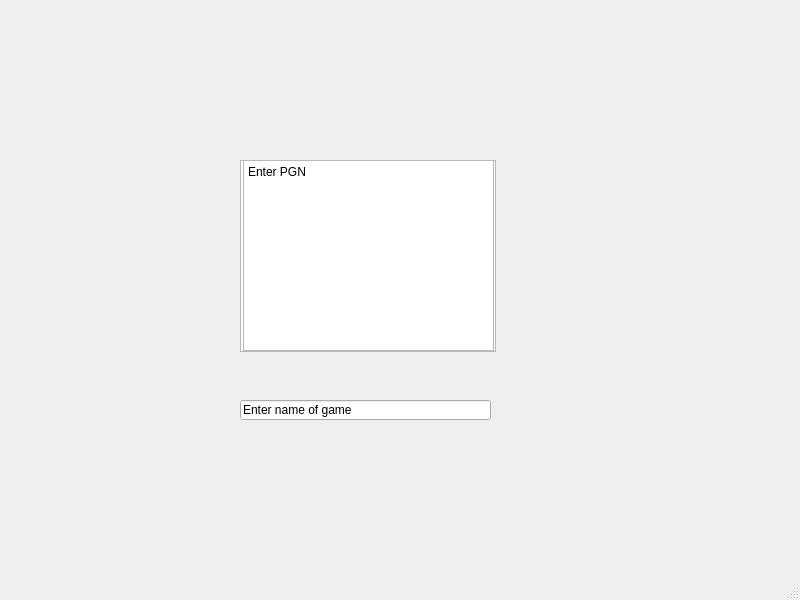
<?xml version="1.0" encoding="UTF-8"?>
<ui version="4.0">
 <class>MainWindow</class>
 <widget class="QMainWindow" name="MainWindow">
  <property name="geometry">
   <rect>
    <x>0</x>
    <y>0</y>
    <width>800</width>
    <height>600</height>
   </rect>
  </property>
  <property name="windowTitle">
   <string>MainWindow</string>
  </property>
  <widget class="QWidget" name="centralwidget">
   <widget class="QListWidget" name="EnginesList">
    <property name="geometry">
     <rect>
      <x>240</x>
      <y>160</y>
      <width>256</width>
      <height>192</height>
     </rect>
    </property>
   </widget>
   <widget class="QPushButton" name="pushButton">
    <property name="geometry">
     <rect>
      <x>330</x>
      <y>210</y>
      <width>75</width>
      <height>24</height>
     </rect>
    </property>
    <property name="text">
     <string>Analyze!</string>
    </property>
   </widget>
   <widget class="QListWidget" name="GameList">
    <property name="geometry">
     <rect>
      <x>240</x>
      <y>160</y>
      <width>256</width>
      <height>192</height>
     </rect>
    </property>
   </widget>
   <widget class="QLineEdit" name="Depth">
    <property name="geometry">
     <rect>
      <x>310</x>
      <y>240</y>
      <width>113</width>
      <height>22</height>
     </rect>
    </property>
    <property name="text">
     <string>Enter Depth</string>
    </property>
   </widget>
   <widget class="QPushButton" name="AddGame">
    <property name="geometry">
     <rect>
      <x>330</x>
      <y>300</y>
      <width>75</width>
      <height>24</height>
     </rect>
    </property>
    <property name="text">
     <string>Add Game</string>
    </property>
   </widget>
   <widget class="QLineEdit" name="lineEdit">
    <property name="geometry">
     <rect>
      <x>240</x>
      <y>400</y>
      <width>251</width>
      <height>20</height>
     </rect>
    </property>
    <property name="text">
     <string>Enter name of game</string>
    </property>
   </widget>
   <widget class="QPlainTextEdit" name="plainTextEdit">
    <property name="geometry">
     <rect>
      <x>243</x>
      <y>160</y>
      <width>251</width>
      <height>191</height>
     </rect>
    </property>
    <property name="plainText">
     <string>Enter PGN</string>
    </property>
   </widget>
  </widget>
  <widget class="QMenuBar" name="menubar">
   <property name="geometry">
    <rect>
     <x>0</x>
     <y>0</y>
     <width>800</width>
     <height>22</height>
    </rect>
   </property>
  </widget>
  <widget class="QStatusBar" name="statusbar"/>
 </widget>
 <resources/>
 <connections/>
</ui>
